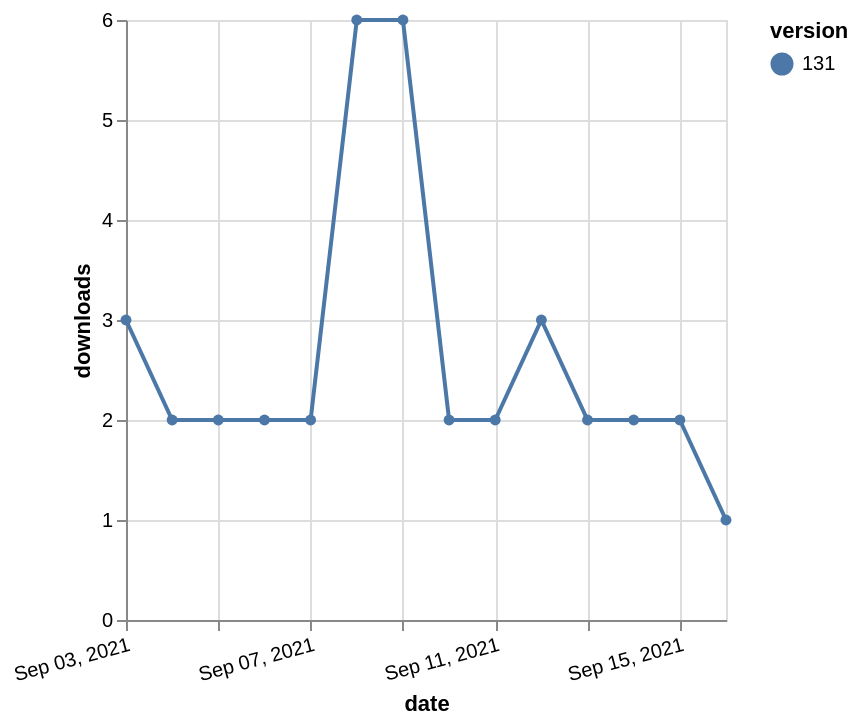

Vega-Lite specification for this chart:
### Vega-Lite specification from a JSON file in a GitHub repository (floating-point values rounded to 4 significant figures)
{"$schema": "https://vega.github.io/schema/vega-lite/v5.json", "description": "A simple bar chart with embedded data.", "data": {"values": [{"date": "2021-09-03", "total": 10214, "delta": 3, "version": "131"}, {"date": "2021-09-04", "total": 10216, "delta": 2, "version": "131"}, {"date": "2021-09-05", "total": 10218, "delta": 2, "version": "131"}, {"date": "2021-09-06", "total": 10220, "delta": 2, "version": "131"}, {"date": "2021-09-07", "total": 10222, "delta": 2, "version": "131"}, {"date": "2021-09-08", "total": 10228, "delta": 6, "version": "131"}, {"date": "2021-09-09", "total": 10234, "delta": 6, "version": "131"}, {"date": "2021-09-10", "total": 10236, "delta": 2, "version": "131"}, {"date": "2021-09-11", "total": 10238, "delta": 2, "version": "131"}, {"date": "2021-09-12", "total": 10241, "delta": 3, "version": "131"}, {"date": "2021-09-13", "total": 10243, "delta": 2, "version": "131"}, {"date": "2021-09-14", "total": 10245, "delta": 2, "version": "131"}, {"date": "2021-09-15", "total": 10247, "delta": 2, "version": "131"}, {"date": "2021-09-16", "total": 10248, "delta": 1, "version": "131"}]}, "width": "container", "mark": {"type": "line", "point": {"filled": true}}, "encoding": {"x": {"field": "date", "type": "temporal", "timeUnit": "yearmonthdate", "title": "date", "axis": {"labelAngle": -15}}, "y": {"field": "delta", "type": "quantitative", "title": "downloads"}, "color": {"field": "version", "type": "nominal"}, "tooltip": {"field": "delta"}}}
